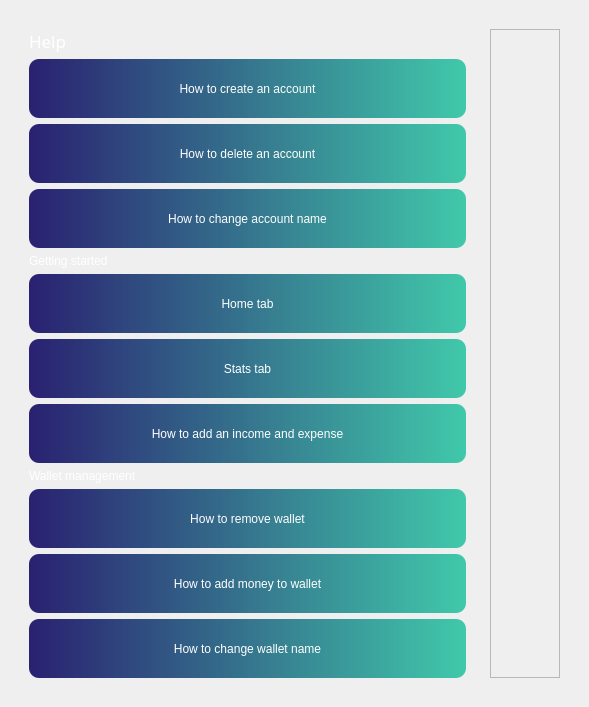
         <widget class="QWidget" name="page_5">
          <layout class="QHBoxLayout" name="horizontalLayout_23">
           <item>
            <widget class="QWidget" name="widget_14" native="true">
             <property name="styleSheet">
              <string notr="true">*{
	font: 13pt &quot;Century Gothic&quot;;
	color:#fff;}

QPushButton{
	
	background-color: qlineargradient(spread:pad, x1:0, y1:0, x2:1, y2:0, stop:0 rgba(42, 33, 113, 255), stop:1 rgba(62, 200, 169, 252));
border-radius: 10px;
                }
QPushButton::hover{
color:rgb(112, 236, 255);}</string>
             </property>
             <layout class="QHBoxLayout" name="horizontalLayout_20">
              <item>
               <widget class="QWidget" name="widget_12" native="true">
                <property name="styleSheet">
                 <string notr="true"/>
                </property>
                <layout class="QVBoxLayout" name="verticalLayout_24">
                 <item alignment="Qt::AlignTop">
                  <widget class="QLabel" name="label_11">
                   <property name="font">
                    <font>
                     <family>Century Gothic</family>
                     <pointsize>13</pointsize>
                     <weight>9</weight>
                     <italic>false</italic>
                     <bold>false</bold>
                    </font>
                   </property>
                   <property name="styleSheet">
                    <string notr="true">color: rgb(255, 255, 255);

font: 75 13pt &quot;Century Gothic&quot;;</string>
                   </property>
                   <property name="text">
                    <string>Help</string>
                   </property>
                  </widget>
                 </item>
                 <item>
                  <widget class="QPushButton" name="pushButton_2">
                   <property name="enabled">
                    <bool>true</bool>
                   </property>
                   <property name="minimumSize">
                    <size>
                     <width>400</width>
                     <height>59</height>
                    </size>
                   </property>
                   <property name="text">
                    <string>How to create an account</string>
                   </property>
                  </widget>
                 </item>
                 <item>
                  <widget class="QPushButton" name="pushButton_3">
                   <property name="enabled">
                    <bool>true</bool>
                   </property>
                   <property name="minimumSize">
                    <size>
                     <width>400</width>
                     <height>59</height>
                    </size>
                   </property>
                   <property name="text">
                    <string>How to delete an account</string>
                   </property>
                  </widget>
                 </item>
                 <item>
                  <widget class="QPushButton" name="pushButton_4">
                   <property name="enabled">
                    <bool>true</bool>
                   </property>
                   <property name="minimumSize">
                    <size>
                     <width>400</width>
                     <height>59</height>
                    </size>
                   </property>
                   <property name="text">
                    <string>How to change account name</string>
                   </property>
                  </widget>
                 </item>
                 <item>
                  <widget class="QLabel" name="label_14">
                   <property name="text">
                    <string>Getting started</string>
                   </property>
                  </widget>
                 </item>
                 <item>
                  <widget class="QPushButton" name="pushButton_6">
                   <property name="enabled">
                    <bool>true</bool>
                   </property>
                   <property name="minimumSize">
                    <size>
                     <width>400</width>
                     <height>59</height>
                    </size>
                   </property>
                   <property name="text">
                    <string>Home tab</string>
                   </property>
                  </widget>
                 </item>
                 <item>
                  <widget class="QPushButton" name="pushButton_7">
                   <property name="enabled">
                    <bool>true</bool>
                   </property>
                   <property name="minimumSize">
                    <size>
                     <width>400</width>
                     <height>59</height>
                    </size>
                   </property>
                   <property name="text">
                    <string>Stats tab</string>
                   </property>
                  </widget>
                 </item>
                 <item>
                  <widget class="QPushButton" name="pushButton_8">
                   <property name="enabled">
                    <bool>true</bool>
                   </property>
                   <property name="minimumSize">
                    <size>
                     <width>437</width>
                     <height>59</height>
                    </size>
                   </property>
                   <property name="text">
                    <string>How to add an income and expense</string>
                   </property>
                  </widget>
                 </item>
                 <item>
                  <widget class="QLabel" name="label_15">
                   <property name="text">
                    <string>Wallet management</string>
                   </property>
                  </widget>
                 </item>
                 <item>
                  <widget class="QPushButton" name="pushButton_11">
                   <property name="enabled">
                    <bool>true</bool>
                   </property>
                   <property name="minimumSize">
                    <size>
                     <width>400</width>
                     <height>59</height>
                    </size>
                   </property>
                   <property name="text">
                    <string>How to remove wallet</string>
                   </property>
                  </widget>
                 </item>
                 <item>
                  <widget class="QPushButton" name="pushButton_9">
                   <property name="enabled">
                    <bool>true</bool>
                   </property>
                   <property name="minimumSize">
                    <size>
                     <width>400</width>
                     <height>59</height>
                    </size>
                   </property>
                   <property name="text">
                    <string>How to add money to wallet</string>
                   </property>
                  </widget>
                 </item>
                 <item>
                  <widget class="QPushButton" name="pushButton_10">
                   <property name="enabled">
                    <bool>true</bool>
                   </property>
                   <property name="minimumSize">
                    <size>
                     <width>0</width>
                     <height>59</height>
                    </size>
                   </property>
                   <property name="text">
                    <string>How to change wallet name</string>
                   </property>
                  </widget>
                 </item>
                </layout>
               </widget>
              </item>
              <item>
               <widget class="QWidget" name="widget_13" native="true">
                <layout class="QVBoxLayout" name="verticalLayout_25">
                 <item>
                  <widget class="QScrollArea" name="scrollArea_2">
                   <property name="widgetResizable">
                    <bool>true</bool>
                   </property>
                   <widget class="QWidget" name="scrollAreaWidgetContents_2">
                    <property name="geometry">
                     <rect>
                      <x>0</x>
                      <y>0</y>
                      <width>372</width>
                      <height>734</height>
                     </rect>
                    </property>
                   </widget>
                  </widget>
                 </item>
                </layout>
               </widget>
              </item>
             </layout>
            </widget>
           </item>
          </layout>
         </widget>
